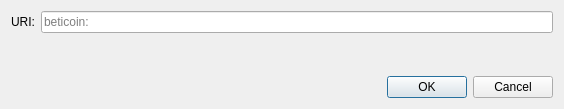
<?xml version="1.0" encoding="UTF-8"?>
<ui version="4.0">
 <class>OpenURIDialog</class>
 <widget class="QDialog" name="OpenURIDialog">
  <property name="geometry">
   <rect>
    <x>0</x>
    <y>0</y>
    <width>564</width>
    <height>109</height>
   </rect>
  </property>
  <property name="windowTitle">
   <string>Open beticoin URI</string>
  </property>
  <layout class="QVBoxLayout" name="verticalLayout">
   <item>
    <layout class="QHBoxLayout" name="horizontalLayout">
     <item>
      <widget class="QLabel" name="label">
       <property name="text">
        <string>URI:</string>
       </property>
      </widget>
     </item>
     <item>
      <widget class="QValidatedLineEdit" name="uriEdit">
       <property name="placeholderText">
        <string notr="true">beticoin:</string>
       </property>
      </widget>
     </item>
    </layout>
   </item>
   <item>
    <spacer name="verticalSpacer">
     <property name="orientation">
      <enum>Qt::Vertical</enum>
     </property>
     <property name="sizeHint" stdset="0">
      <size>
       <width>20</width>
       <height>40</height>
      </size>
     </property>
    </spacer>
   </item>
   <item>
    <widget class="QDialogButtonBox" name="buttonBox">
     <property name="orientation">
      <enum>Qt::Horizontal</enum>
     </property>
     <property name="standardButtons">
      <set>QDialogButtonBox::Cancel|QDialogButtonBox::Ok</set>
     </property>
    </widget>
   </item>
  </layout>
 </widget>
 <customwidgets>
  <customwidget>
   <class>QValidatedLineEdit</class>
   <extends>QLineEdit</extends>
   <header>qt/qvalidatedlineedit.h</header>
  </customwidget>
 </customwidgets>
 <resources/>
 <connections>
  <connection>
   <sender>buttonBox</sender>
   <signal>accepted()</signal>
   <receiver>OpenURIDialog</receiver>
   <slot>accept()</slot>
   <hints>
    <hint type="sourcelabel">
     <x>248</x>
     <y>254</y>
    </hint>
    <hint type="destinationlabel">
     <x>157</x>
     <y>274</y>
    </hint>
   </hints>
  </connection>
  <connection>
   <sender>buttonBox</sender>
   <signal>rejected()</signal>
   <receiver>OpenURIDialog</receiver>
   <slot>reject()</slot>
   <hints>
    <hint type="sourcelabel">
     <x>316</x>
     <y>260</y>
    </hint>
    <hint type="destinationlabel">
     <x>286</x>
     <y>274</y>
    </hint>
   </hints>
  </connection>
 </connections>
</ui>
